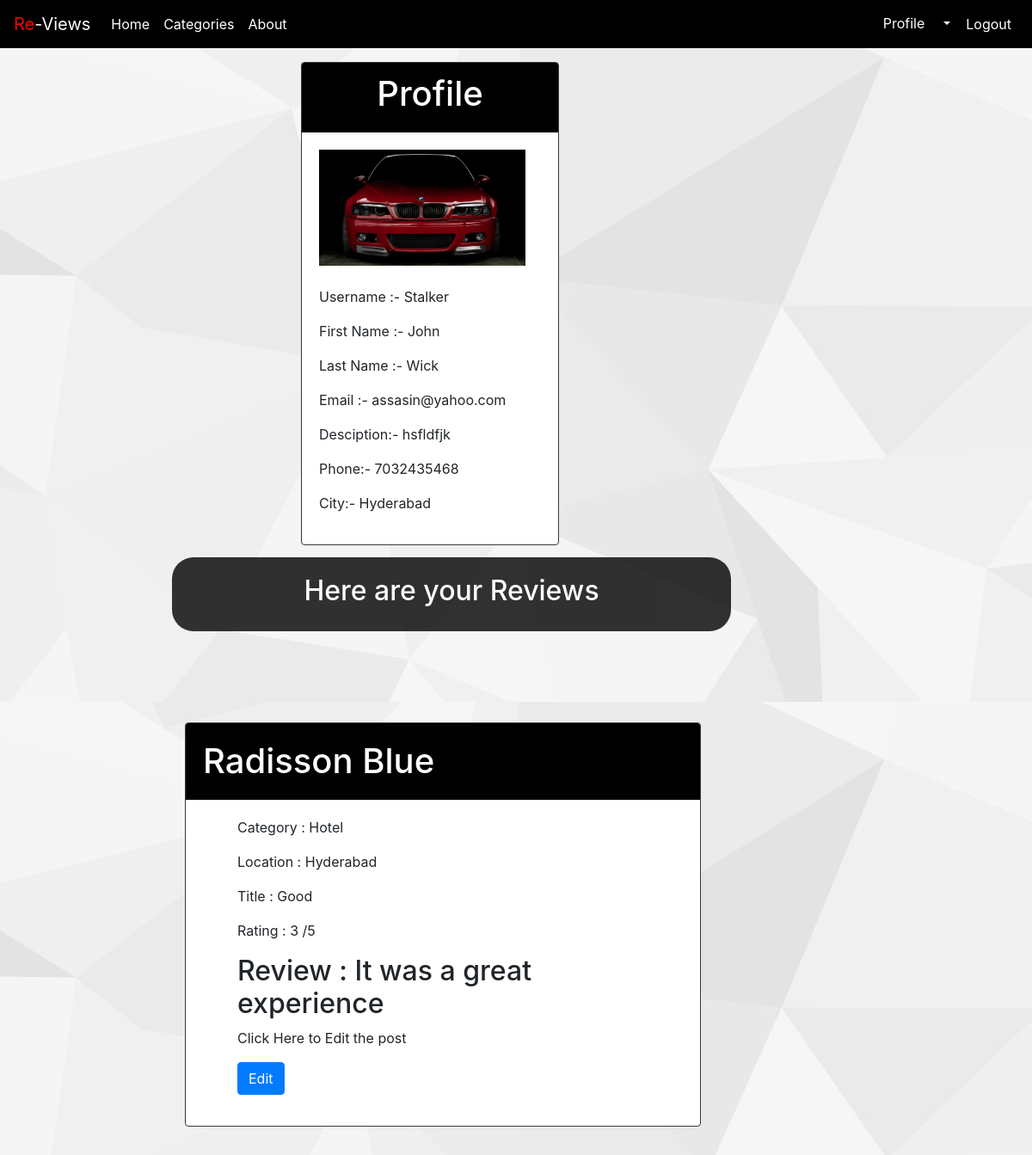
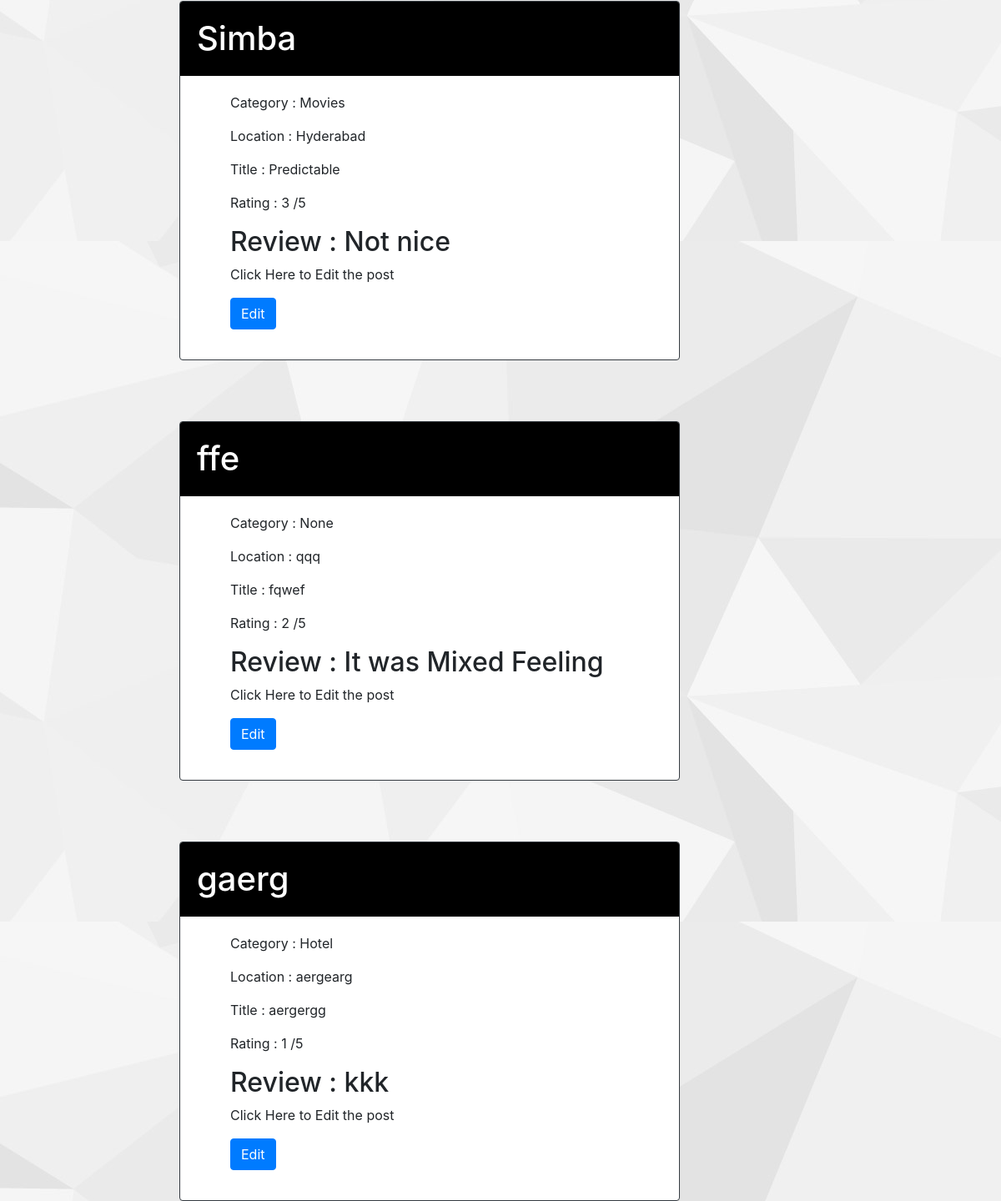
Screenshot of /accounts/profile/ (signed in) with the database file from the repository (2 pictures, top to bottom).
### acoounts/models.py (models this page shows, shortened)
class UserProfile(models.Model):
    user = models.OneToOneField(User , on_delete=models.CASCADE )
    description = models.CharField(max_length=100, default='')
    city = models.CharField(max_length=100 , default='')
    website = models.URLField(default='')
    phone = models.IntegerField(default=0)
    image = models.ImageField(upload_to='profile_image',blank=True)

### forum/models.py (models this page shows, shortened)
class Bang(models.Model):
	user = models.ForeignKey(User, on_delete=models.CASCADE)
	category = models.ForeignKey(Category, blank=True, on_delete=models.CASCADE, null=True)
	name = models.CharField(max_length=50, default='')
	title = models.CharField(max_length=50, default='')
	review = models.TextField(max_length=80, default='')
	rating = models.IntegerField(
			default=1,
			validators = [MaxValueValidator(5), MinValueValidator(1)]
		)
	created_at = models.DateTimeField(auto_now_add=True)
	location = models.CharField(max_length=80, default='')

class Category(models.Model):
	CHOICES=(
		('Hospital','Hospital'),
		('College','College'),
		('Hotel','Hotel'),
		('Restaurants','Restaurants'),
		('Movies','Movies'),
		)
	cat=models.CharField(max_length=20,choices=CHOICES)
	imgg=models.ImageField(upload_to='cat_pic', blank=True)
	def __str__(self):
		return self.cat

### acoounts/views.py (the view)
# urls.py: path('profile/', views.profile, name='profile'),
@login_required
def profile(request):
    horse=Bang.objects.filter(user=request.user)
    args={'user': request.user, 'horse':horse}
    return render(request, 'acoounts/profile.html', args)

### acoounts/templates/acoounts/profile.html (shortened to what this page needs)
{% extends 'base.html' %}
{% block body %}
{% load static %}
<link rel="stylesheet" type="text/css" href="{% static 'acoounts/prof.css' %}">
<br>
<br>
<br>
<div class="card border-dark mb3">
    <div class="card-header" style="background-color:black;color:white"><h1 style="text-align:center">Profile</h1></div>
    <div class="container" style="padding:20px">
    {% if user.userprofile.image %}
      <img src="{{ user.userprofile.image.url }}" width="240px">
    {% endif %}
    <br>
    <br>
    <p>Username :- {{ user.username }}</p>
    <p>First Name :- {{ user.first_name }}</p>
    <p>Last Name :- {{ user.last_name }}</p>
    <p>Email :- {{ user.email }}</p>
    <p>Desciption:- {{ user.userprofile.description }}</p>
    <p>Phone:- {{ user.userprofile.phone }}</p>
    <p>City:- {{ user.userprofile.city }}</p>
    </div>
</div>
<br>
<br>
<br>
<br>
<br>
<br>
<br>
<br>
<br>
<br>
<br>
<br>
<br>
<br>
<br>
<br>
<br>
<br>
<br>
<br>
<br>
<br>
<br>
<br>
<div class="cont" style="border-radius: 25px;opacity:0.8;background-color:black;color:white;width: 650px;right: 350px;position: absolute;padding: 20px">
	<h2 style="text-align:center">Here are your Reviews</h2>
</div>
{% for review in horse %}
<br>
<br>
<br>
<div class="row">
	<div class="col">
		<br>
		<br>
		<br>
		<br>
		<br>
		<div class="card border-dark mb3" style="width:600px;position:absolute;right: 400px">
			<div class="card-header" style="background-color:black;color:white"><h1 style="text-align:center"><h1>{{ review.name }}</h1></div>
			<div class="contt" style="padding:20px">
		<ul>
			<p>Category : {{ review.category }}</p>
			<p>Location : {{ review.location }}</p>
			<p>Title : {{ review.title }}</p>
			<p>Rating : {{ review.rating }} /5</p>
			<h2>Review : {{ review.review }}</h2>
			<p>Click Here to Edit the post</p>
			<a href="{% url "rev_update" review.id %}"><button class="btn btn-primary">Edit</button></a>
			<br>
		        </div>
		</div>
	</div>
</div>
<br>
<br>
<br>
<br>
<br>
<br>
<br>
<br>
<br>
<br>
<br>
<br>
<br>
{% endfor %}
{% endblock %}

### acoounts/static/acoounts/ma.css (style rules this page uses)
body { background-image: url('back9.jpg'); }

### acoounts/static/acoounts/prof.css (style rules this page uses)
.card { position: absolute; right: 550px; width: 300px; }

### rows the page displays
Bang: name "Radisson Blue", category "Hotel", location "Hyderabad", title "Good", rating "3", review "It was a great experience"
Bang: name "Simba", category "Movies", location "Hyderabad", title "Predictable", rating "3", review "Not nice"
Bang: name "ffe", category "None", location "qqq", title "fqwef", rating "2", review "It was Mixed Feeling"
Bang: name "gaerg", category "Hotel", location "aergearg", title "aergergg", rating "1", review "kkk"

### other values shown
{{ user.username }} "Stalker"
{{ user.first_name }} "John"
{{ user.last_name }} "Wick"
{{ user.email }} "assasin@yahoo.com"
{{ user.userprofile.description }} "hsfldfjk"
{{ user.userprofile.phone }} "7032435468"
{{ user.userprofile.city }} "Hyderabad"
